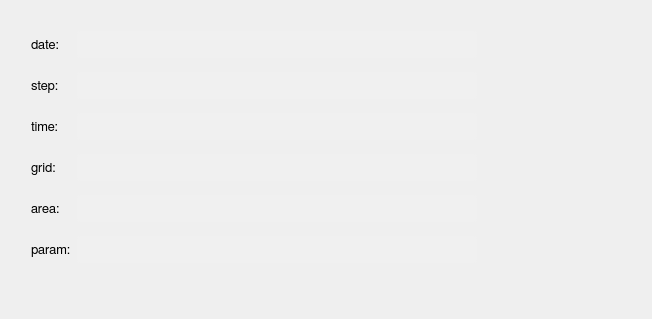
           <widget class="QWidget" name="scrollAreaWidgetContents_6">
            <property name="geometry">
             <rect>
              <x>0</x>
              <y>0</y>
              <width>652</width>
              <height>319</height>
             </rect>
            </property>
            <layout class="QGridLayout" name="gridLayout_6">
             <item row="0" column="1">
              <spacer name="verticalSpacer_4">
               <property name="orientation">
                <enum>Qt::Vertical</enum>
               </property>
               <property name="sizeType">
                <enum>QSizePolicy::Fixed</enum>
               </property>
               <property name="sizeHint" stdset="0">
                <size>
                 <width>20</width>
                 <height>20</height>
                </size>
               </property>
              </spacer>
             </item>
             <item row="1" column="0">
              <spacer name="horizontalSpacer_19">
               <property name="orientation">
                <enum>Qt::Horizontal</enum>
               </property>
               <property name="sizeType">
                <enum>QSizePolicy::Fixed</enum>
               </property>
               <property name="sizeHint" stdset="0">
                <size>
                 <width>20</width>
                 <height>20</height>
                </size>
               </property>
              </spacer>
             </item>
             <item row="1" column="1" rowspan="2" colspan="2">
              <layout class="QGridLayout" name="gridLayout_5">
               <property name="verticalSpacing">
                <number>14</number>
               </property>
               <item row="0" column="0">
                <widget class="QLabel" name="area_lb_1">
                 <property name="enabled">
                  <bool>true</bool>
                 </property>
                 <property name="minimumSize">
                  <size>
                   <width>0</width>
                   <height>27</height>
                  </size>
                 </property>
                 <property name="maximumSize">
                  <size>
                   <width>16777215</width>
                   <height>27</height>
                  </size>
                 </property>
                 <property name="font">
                  <font>
                   <family>FreeSans</family>
                   <pointsize>10</pointsize>
                   <weight>50</weight>
                   <bold>false</bold>
                   <stylestrategy>PreferAntialias</stylestrategy>
                   <kerning>true</kerning>
                  </font>
                 </property>
                 <property name="text">
                  <string>date:</string>
                 </property>
                </widget>
               </item>
               <item row="0" column="1">
                <layout class="QHBoxLayout" name="horizontalLayout_9">
                 <item>
                  <widget class="QLineEdit" name="area_ln_1">
                   <property name="minimumSize">
                    <size>
                     <width>400</width>
                     <height>27</height>
                    </size>
                   </property>
                   <property name="maximumSize">
                    <size>
                     <width>400</width>
                     <height>27</height>
                    </size>
                   </property>
                   <property name="font">
                    <font>
                     <family>FreeSans</family>
                     <pointsize>9</pointsize>
                     <stylestrategy>PreferAntialias</stylestrategy>
                     <kerning>true</kerning>
                    </font>
                   </property>
                   <property name="styleSheet">
                    <string notr="true">QLineEdit {
	border-radius: 3px;
    padding: 1px 4px 1px 4px;
	background-color:  rgb(240, 240, 240);
}</string>
                   </property>
                  </widget>
                 </item>
                 <item>
                  <spacer name="horizontalSpacer_13">
                   <property name="orientation">
                    <enum>Qt::Horizontal</enum>
                   </property>
                   <property name="sizeType">
                    <enum>QSizePolicy::Fixed</enum>
                   </property>
                   <property name="sizeHint" stdset="0">
                    <size>
                     <width>20</width>
                     <height>20</height>
                    </size>
                   </property>
                  </spacer>
                 </item>
                 <item>
                  <widget class="QToolButton" name="ew_infoButton_8">
                   <property name="maximumSize">
                    <size>
                     <width>27</width>
                     <height>27</height>
                    </size>
                   </property>
                   <property name="styleSheet">
                    <string notr="true">QToolButton {
	border: 1px solid transparent;
	background-color: transparent;
	width: 27px;
	height: 27px;
}

QToolButton:flat {
	border: none;
}</string>
                   </property>
                   <property name="text">
                    <string/>
                   </property>
                   <property name="icon">
                    <iconset>
                     <normaloff>icons/info_icon.svg</normaloff>icons/info_icon.svg</iconset>
                   </property>
                   <property name="iconSize">
                    <size>
                     <width>23</width>
                     <height>23</height>
                    </size>
                   </property>
                   <property name="autoRaise">
                    <bool>false</bool>
                   </property>
                  </widget>
                 </item>
                </layout>
               </item>
               <item row="1" column="0">
                <widget class="QLabel" name="area_lb_2">
                 <property name="enabled">
                  <bool>true</bool>
                 </property>
                 <property name="minimumSize">
                  <size>
                   <width>0</width>
                   <height>27</height>
                  </size>
                 </property>
                 <property name="maximumSize">
                  <size>
                   <width>16777215</width>
                   <height>27</height>
                  </size>
                 </property>
                 <property name="font">
                  <font>
                   <family>FreeSans</family>
                   <pointsize>10</pointsize>
                   <weight>50</weight>
                   <bold>false</bold>
                   <stylestrategy>PreferAntialias</stylestrategy>
                   <kerning>true</kerning>
                  </font>
                 </property>
                 <property name="text">
                  <string>step:</string>
                 </property>
                </widget>
               </item>
               <item row="1" column="1">
                <layout class="QHBoxLayout" name="horizontalLayout_10">
                 <item>
                  <widget class="QLineEdit" name="area_ln_2">
                   <property name="minimumSize">
                    <size>
                     <width>400</width>
                     <height>27</height>
                    </size>
                   </property>
                   <property name="maximumSize">
                    <size>
                     <width>400</width>
                     <height>27</height>
                    </size>
                   </property>
                   <property name="font">
                    <font>
                     <family>FreeSans</family>
                     <pointsize>9</pointsize>
                     <stylestrategy>PreferAntialias</stylestrategy>
                     <kerning>true</kerning>
                    </font>
                   </property>
                   <property name="styleSheet">
                    <string notr="true">QLineEdit {
	border-radius: 3px;
    padding: 1px 4px 1px 4px;
	background-color:  rgb(240, 240, 240);
}</string>
                   </property>
                  </widget>
                 </item>
                 <item>
                  <spacer name="horizontalSpacer_14">
                   <property name="orientation">
                    <enum>Qt::Horizontal</enum>
                   </property>
                   <property name="sizeType">
                    <enum>QSizePolicy::Fixed</enum>
                   </property>
                   <property name="sizeHint" stdset="0">
                    <size>
                     <width>20</width>
                     <height>20</height>
                    </size>
                   </property>
                  </spacer>
                 </item>
                 <item>
                  <widget class="QToolButton" name="ew_infoButton_9">
                   <property name="maximumSize">
                    <size>
                     <width>27</width>
                     <height>27</height>
                    </size>
                   </property>
                   <property name="styleSheet">
                    <string notr="true">QToolButton {
	border: 1px solid transparent;
	background-color: transparent;
	width: 27px;
	height: 27px;
}

QToolButton:flat {
	border: none;
}</string>
                   </property>
                   <property name="text">
                    <string/>
                   </property>
                   <property name="icon">
                    <iconset>
                     <normaloff>icons/info_icon.svg</normaloff>icons/info_icon.svg</iconset>
                   </property>
                   <property name="iconSize">
                    <size>
                     <width>23</width>
                     <height>23</height>
                    </size>
                   </property>
                   <property name="autoRaise">
                    <bool>false</bool>
                   </property>
                  </widget>
                 </item>
                </layout>
               </item>
               <item row="2" column="0">
                <widget class="QLabel" name="area_lb_3">
                 <property name="enabled">
                  <bool>true</bool>
                 </property>
                 <property name="minimumSize">
                  <size>
                   <width>0</width>
                   <height>27</height>
                  </size>
                 </property>
                 <property name="maximumSize">
                  <size>
                   <width>16777215</width>
                   <height>27</height>
                  </size>
                 </property>
                 <property name="font">
                  <font>
                   <family>FreeSans</family>
                   <pointsize>10</pointsize>
                   <weight>50</weight>
                   <bold>false</bold>
                   <stylestrategy>PreferAntialias</stylestrategy>
                   <kerning>true</kerning>
                  </font>
                 </property>
                 <property name="text">
                  <string>time:</string>
                 </property>
                </widget>
               </item>
               <item row="2" column="1">
                <layout class="QHBoxLayout" name="horizontalLayout_11">
                 <item>
                  <widget class="QLineEdit" name="area_ln_3">
                   <property name="minimumSize">
                    <size>
                     <width>400</width>
                     <height>27</height>
                    </size>
                   </property>
                   <property name="maximumSize">
                    <size>
                     <width>400</width>
                     <height>27</height>
                    </size>
                   </property>
                   <property name="font">
                    <font>
                     <family>FreeSans</family>
                     <pointsize>9</pointsize>
                     <stylestrategy>PreferAntialias</stylestrategy>
                     <kerning>true</kerning>
                    </font>
                   </property>
                   <property name="styleSheet">
                    <string notr="true">QLineEdit {
	border-radius: 3px;
    padding: 1px 4px 1px 4px;
	background-color:  rgb(240, 240, 240);
}</string>
                   </property>
                  </widget>
                 </item>
                 <item>
                  <spacer name="horizontalSpacer_15">
                   <property name="orientation">
                    <enum>Qt::Horizontal</enum>
                   </property>
                   <property name="sizeType">
                    <enum>QSizePolicy::Fixed</enum>
                   </property>
                   <property name="sizeHint" stdset="0">
                    <size>
                     <width>20</width>
                     <height>20</height>
                    </size>
                   </property>
                  </spacer>
                 </item>
                 <item>
                  <widget class="QToolButton" name="ew_infoButton_10">
                   <property name="maximumSize">
                    <size>
                     <width>27</width>
                     <height>27</height>
                    </size>
                   </property>
                   <property name="styleSheet">
                    <string notr="true">QToolButton {
	border: 1px solid transparent;
	background-color: transparent;
	width: 27px;
	height: 27px;
}

QToolButton:flat {
	border: none;
}</string>
                   </property>
                   <property name="text">
                    <string/>
                   </property>
                   <property name="icon">
                    <iconset>
                     <normaloff>icons/info_icon.svg</normaloff>icons/info_icon.svg</iconset>
                   </property>
                   <property name="iconSize">
                    <size>
                     <width>23</width>
                     <height>23</height>
                    </size>
                   </property>
                   <property name="autoRaise">
                    <bool>false</bool>
                   </property>
                  </widget>
                 </item>
                </layout>
               </item>
               <item row="3" column="0">
                <widget class="QLabel" name="area_lb_4">
                 <property name="enabled">
                  <bool>true</bool>
                 </property>
                 <property name="minimumSize">
                  <size>
                   <width>0</width>
                   <height>27</height>
                  </size>
                 </property>
                 <property name="maximumSize">
                  <size>
                   <width>16777215</width>
                   <height>27</height>
                  </size>
                 </property>
                 <property name="font">
                  <font>
                   <family>FreeSans</family>
                   <pointsize>10</pointsize>
                   <weight>50</weight>
                   <bold>false</bold>
                   <stylestrategy>PreferAntialias</stylestrategy>
                   <kerning>true</kerning>
                  </font>
                 </property>
                 <property name="text">
                  <string>grid:</string>
                 </property>
                </widget>
               </item>
               <item row="3" column="1">
                <layout class="QHBoxLayout" name="horizontalLayout_12">
                 <item>
                  <widget class="QLineEdit" name="area_ln_4">
                   <property name="minimumSize">
                    <size>
                     <width>400</width>
                     <height>27</height>
                    </size>
                   </property>
                   <property name="maximumSize">
                    <size>
                     <width>400</width>
                     <height>27</height>
                    </size>
                   </property>
                   <property name="font">
                    <font>
                     <family>FreeSans</family>
                     <pointsize>9</pointsize>
                     <stylestrategy>PreferAntialias</stylestrategy>
                     <kerning>true</kerning>
                    </font>
                   </property>
                   <property name="styleSheet">
                    <string notr="true">QLineEdit {
	border-radius: 3px;
    padding: 1px 4px 1px 4px;
	background-color:  rgb(240, 240, 240);
}</string>
                   </property>
                  </widget>
                 </item>
                 <item>
                  <spacer name="horizontalSpacer_16">
                   <property name="orientation">
                    <enum>Qt::Horizontal</enum>
                   </property>
                   <property name="sizeType">
                    <enum>QSizePolicy::Fixed</enum>
                   </property>
                   <property name="sizeHint" stdset="0">
                    <size>
                     <width>20</width>
                     <height>20</height>
                    </size>
                   </property>
                  </spacer>
                 </item>
                 <item>
                  <widget class="QToolButton" name="ew_infoButton_11">
                   <property name="maximumSize">
                    <size>
                     <width>27</width>
                     <height>27</height>
                    </size>
                   </property>
                   <property name="styleSheet">
                    <string notr="true">QToolButton {
	border: 1px solid transparent;
	background-color: transparent;
	width: 27px;
	height: 27px;
}

QToolButton:flat {
	border: none;
}</string>
                   </property>
                   <property name="text">
                    <string/>
                   </property>
                   <property name="icon">
                    <iconset>
                     <normaloff>icons/info_icon.svg</normaloff>icons/info_icon.svg</iconset>
                   </property>
                   <property name="iconSize">
                    <size>
                     <width>23</width>
                     <height>23</height>
                    </size>
                   </property>
                   <property name="autoRaise">
                    <bool>false</bool>
                   </property>
                  </widget>
                 </item>
                </layout>
               </item>
               <item row="4" column="0">
                <widget class="QLabel" name="area_lb_5">
                 <property name="enabled">
                  <bool>true</bool>
                 </property>
                 <property name="minimumSize">
                  <size>
                   <width>0</width>
                   <height>27</height>
                  </size>
                 </property>
                 <property name="maximumSize">
                  <size>
                   <width>16777215</width>
                   <height>27</height>
                  </size>
                 </property>
                 <property name="font">
                  <font>
                   <family>FreeSans</family>
                   <pointsize>10</pointsize>
                   <weight>50</weight>
                   <bold>false</bold>
                   <stylestrategy>PreferAntialias</stylestrategy>
                   <kerning>true</kerning>
                  </font>
                 </property>
                 <property name="text">
                  <string>area:</string>
                 </property>
                </widget>
               </item>
               <item row="4" column="1">
                <layout class="QHBoxLayout" name="horizontalLayout_13">
                 <item>
                  <widget class="QLineEdit" name="area_ln_5">
                   <property name="minimumSize">
                    <size>
                     <width>400</width>
                     <height>27</height>
                    </size>
                   </property>
                   <property name="maximumSize">
                    <size>
                     <width>400</width>
                     <height>27</height>
                    </size>
                   </property>
                   <property name="font">
                    <font>
                     <family>FreeSans</family>
                     <pointsize>9</pointsize>
                     <stylestrategy>PreferAntialias</stylestrategy>
                     <kerning>true</kerning>
                    </font>
                   </property>
                   <property name="styleSheet">
                    <string notr="true">QLineEdit {
	border-radius: 3px;
    padding: 1px 4px 1px 4px;
	background-color:  rgb(240, 240, 240);
}</string>
                   </property>
                  </widget>
                 </item>
                 <item>
                  <spacer name="horizontalSpacer_17">
                   <property name="orientation">
                    <enum>Qt::Horizontal</enum>
                   </property>
                   <property name="sizeType">
                    <enum>QSizePolicy::Fixed</enum>
                   </property>
                   <property name="sizeHint" stdset="0">
                    <size>
                     <width>20</width>
                     <height>20</height>
                    </size>
                   </property>
                  </spacer>
                 </item>
                 <item>
                  <widget class="QToolButton" name="ew_infoButton_12">
                   <property name="maximumSize">
                    <size>
                     <width>27</width>
                     <height>27</height>
                    </size>
                   </property>
                   <property name="styleSheet">
                    <string notr="true">QToolButton {
	border: 1px solid transparent;
	background-color: transparent;
	width: 27px;
	height: 27px;
}

QToolButton:flat {
	border: none;
}</string>
                   </property>
                   <property name="text">
                    <string/>
                   </property>
                   <property name="icon">
                    <iconset>
                     <normaloff>icons/info_icon.svg</normaloff>icons/info_icon.svg</iconset>
                   </property>
                   <property name="iconSize">
                    <size>
                     <width>23</width>
                     <height>23</height>
                    </size>
                   </property>
                   <property name="autoRaise">
                    <bool>false</bool>
                   </property>
                  </widget>
                 </item>
                </layout>
               </item>
               <item row="5" column="0">
                <widget class="QLabel" name="area_lb_6">
                 <property name="enabled">
                  <bool>true</bool>
                 </property>
                 <property name="minimumSize">
                  <size>
                   <width>0</width>
                   <height>27</height>
                  </size>
                 </property>
                 <property name="maximumSize">
                  <size>
                   <width>16777215</width>
                   <height>27</height>
                  </size>
                 </property>
                 <property name="font">
                  <font>
                   <family>FreeSans</family>
                   <pointsize>10</pointsize>
                   <weight>50</weight>
                   <bold>false</bold>
                   <stylestrategy>PreferAntialias</stylestrategy>
                   <kerning>true</kerning>
                  </font>
                 </property>
                 <property name="text">
                  <string>param:</string>
                 </property>
                </widget>
               </item>
               <item row="5" column="1">
                <layout class="QHBoxLayout" name="horizontalLayout_14">
                 <item>
                  <widget class="QLineEdit" name="area_ln_6">
                   <property name="minimumSize">
                    <size>
                     <width>400</width>
                     <height>27</height>
                    </size>
                   </property>
                   <property name="maximumSize">
                    <size>
                     <width>400</width>
                     <height>27</height>
                    </size>
                   </property>
                   <property name="font">
                    <font>
                     <family>FreeSans</family>
                     <pointsize>9</pointsize>
                     <stylestrategy>PreferAntialias</stylestrategy>
                     <kerning>true</kerning>
                    </font>
                   </property>
                   <property name="styleSheet">
                    <string notr="true">QLineEdit {
	border-radius: 3px;
    padding: 1px 4px 1px 4px;
	background-color:  rgb(240, 240, 240);
}</string>
                   </property>
                  </widget>
                 </item>
                 <item>
                  <spacer name="horizontalSpacer_18">
                   <property name="orientation">
                    <enum>Qt::Horizontal</enum>
                   </property>
                   <property name="sizeType">
                    <enum>QSizePolicy::Fixed</enum>
                   </property>
                   <property name="sizeHint" stdset="0">
                    <size>
                     <width>20</width>
                     <height>20</height>
                    </size>
                   </property>
                  </spacer>
                 </item>
                 <item>
                  <widget class="QToolButton" name="ew_infoButton_13">
                   <property name="maximumSize">
                    <size>
                     <width>27</width>
                     <height>27</height>
                    </size>
                   </property>
                   <property name="styleSheet">
                    <string notr="true">QToolButton {
	border: 1px solid transparent;
	background-color: transparent;
	width: 27px;
	height: 27px;
}

QToolButton:flat {
	border: none;
}</string>
                   </property>
                   <property name="text">
                    <string/>
                   </property>
                   <property name="icon">
                    <iconset>
                     <normaloff>icons/info_icon.svg</normaloff>icons/info_icon.svg</iconset>
                   </property>
                   <property name="iconSize">
                    <size>
                     <width>23</width>
                     <height>23</height>
                    </size>
                   </property>
                   <property name="autoRaise">
                    <bool>false</bool>
                   </property>
                  </widget>
                 </item>
                </layout>
               </item>
              </layout>
             </item>
             <item row="2" column="3">
              <spacer name="horizontalSpacer_20">
               <property name="orientation">
                <enum>Qt::Horizontal</enum>
               </property>
               <property name="sizeHint" stdset="0">
                <size>
                 <width>29</width>
                 <height>20</height>
                </size>
               </property>
              </spacer>
             </item>
             <item row="3" column="2">
              <spacer name="verticalSpacer_5">
               <property name="orientation">
                <enum>Qt::Vertical</enum>
               </property>
               <property name="sizeHint" stdset="0">
                <size>
                 <width>20</width>
                 <height>11</height>
                </size>
               </property>
              </spacer>
             </item>
            </layout>
           </widget>
